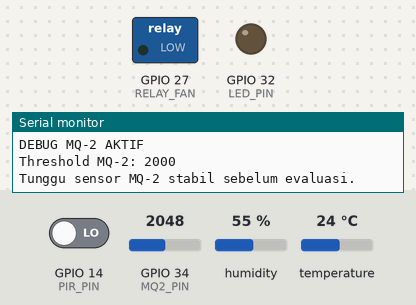
This sketch was run on a simulated ESP32. On the bench: switched loads named in the sketch (green lamp = pin HIGH), output pins drawn as LEDs (lit = HIGH), the last lines printed to the serial monitor. The test bench sets the inputs (shaded band); at power-on: temperature 24 °C, GPIO 14 (PIR_PIN) LOW, GPIO 34 (MQ2_PIN) = 2048, humidity 55 % (analog values on the 0–4095 scale). WiFi joins after 1.5 s; servers stay silent unless stated; uploads are accepted with an empty reply.

Above: at 2.7 s.
2.8 s: temperature set to 30.4 °C
6.6 s: temperature set to 31.8 °C
At 10.5 s:
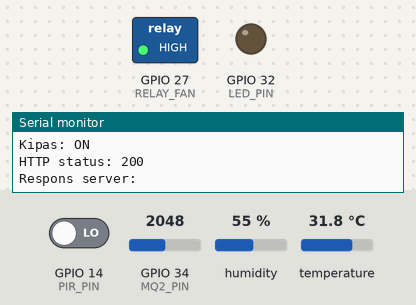
11.6 s: GPIO 14 (PIR_PIN) driven HIGH
At 12.8 s:
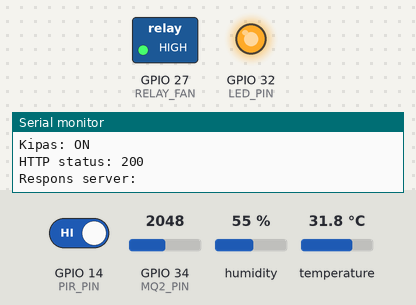
13.1 s: temperature set to 12 °C
At 15.5 s:
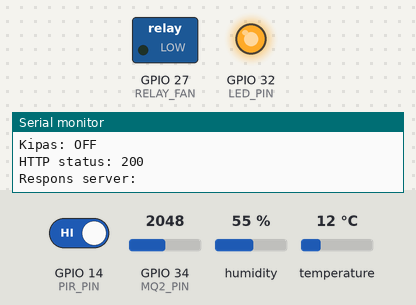
26.6 s: GPIO 14 (PIR_PIN) driven LOW
At 26.9 s:
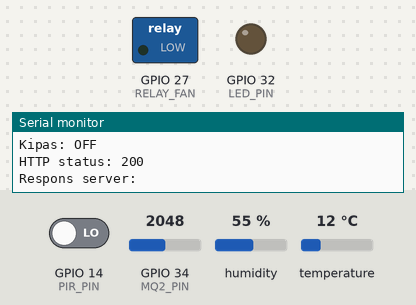
Timing chart, 0 to 29.1 s (numbered marks = the images above; inputs shaded):
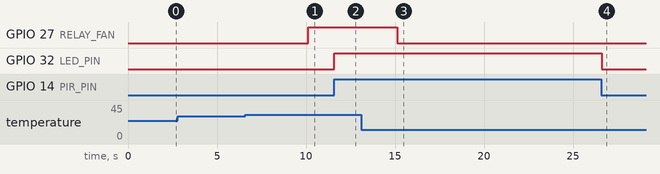

The sketch:

smart-server-room.ino
```cpp
#include <WiFi.h>
#include <HTTPClient.h>
#include <DHT.h>

// =========================
// WIFI DAN SERVER FLASK
// =========================
const char* WIFI_SSID = "Togar";
const char* WIFI_PASSWORD = "@Togar1234560987";
const char* SERVER_URL = "http://192.168.0.104:5000/api/data";

// =========================
// PIN ESP32 WROOM
// =========================
const int PIR_PIN = 14;
const int LED_PIN = 32;
const int DHT_PIN = 25;
const int RELAY_FAN = 27;
const int MQ2_PIN = 34;

// =========================
// DHT22
// =========================
#define DHTTYPE DHT22
DHT dht(DHT_PIN, DHTTYPE);

// =========================
// KIPAS
// =========================
const float FAN_ON_TEMP = 31.0;
const int RELAY_ON = HIGH;
const int RELAY_OFF = LOW;
bool fanIsOn = false;

// =========================
// SENSOR MQ-2
// =========================
const int SMOKE_THRESHOLD = 2000;

// Jumlah sampel untuk meratakan nilai ADC
const int MQ2_SAMPLES = 10;

// =========================
// TIMER SENSOR
// =========================
unsigned long lastRead = 0;
const unsigned long INTERVAL = 5000;

// =========================
// WIFI
// =========================
void connectWiFi() {
  WiFi.mode(WIFI_STA);
  WiFi.begin(WIFI_SSID, WIFI_PASSWORD);

  Serial.print("Menghubungkan ke WiFi");

  int attempts = 0;

  while (WiFi.status() != WL_CONNECTED && attempts < 30) {
    delay(500);
    Serial.print(".");
    attempts++;
  }

  Serial.println();

  if (WiFi.status() == WL_CONNECTED) {
    Serial.println("WiFi berhasil terhubung");
    Serial.print("IP ESP32: ");
    Serial.println(WiFi.localIP());
  } else {
    Serial.println("WiFi gagal terhubung");
  }
}

// =========================
// PEMBACAAN MQ-2
// =========================
int readMQ2() {
  long total = 0;

  for (int i = 0; i < MQ2_SAMPLES; i++) {
    total += analogRead(MQ2_PIN);
    delay(10);
  }

  return total / MQ2_SAMPLES;
}

// =========================
// KIRIM DATA KE FLASK
// =========================
void sendData(
  float temperature,
  float humidity,
  int fanStatus,
  int motionStatus,
  int smokeValue,
  int smokeStatus
) {

  if (WiFi.status() != WL_CONNECTED) {
    Serial.println("WiFi terputus, data tidak terkirim");
    return;
  }

  WiFiClient client;
  HTTPClient http;

  http.setTimeout(5000);

  if (!http.begin(client, SERVER_URL)) {
    Serial.println("Gagal memulai koneksi HTTP");
    return;
  }

  http.addHeader("Content-Type", "application/json");

  String json = "{";
  json += "\"suhu\":" + String(temperature, 1) + ",";
  json += "\"kelembapan\":" + String(humidity, 1) + ",";
  json += "\"kipas\":" + String(fanStatus) + ",";
  json += "\"gerakan\":" + String(motionStatus) + ",";
  json += "\"nilai_asap\":" + String(smokeValue) + ",";
  json += "\"asap\":" + String(smokeStatus);
  json += "}";

  int httpCode = http.POST(json);

  Serial.print("HTTP status: ");
  Serial.println(httpCode);

  if (httpCode > 0) {
    Serial.print("Respons server: ");
    Serial.println(http.getString());
  } else {
    Serial.print("Gagal mengirim: ");
    Serial.println(http.errorToString(httpCode));
  }

  http.end();
}

// =========================
// SETUP
// =========================
void setup() {
  Serial.begin(115200);

  pinMode(PIR_PIN, INPUT);
  pinMode(LED_PIN, OUTPUT);
  pinMode(RELAY_FAN, OUTPUT);
  pinMode(MQ2_PIN, INPUT);

  digitalWrite(LED_PIN, LOW);
  digitalWrite(RELAY_FAN, RELAY_OFF);

  analogReadResolution(12);

  // Rentang ADC ESP32
  // Membantu pembacaan analog pada GPIO34
  analogSetPinAttenuation(MQ2_PIN, ADC_11db);

  dht.begin();
  connectWiFi();

  Serial.println();
  Serial.println("==============================");
  Serial.println("MONITORING RUANG SERVER");
  Serial.println("PIR + LED + DHT22 + KIPAS + MQ-2");
  Serial.println("==============================");

  Serial.println("DEBUG MQ-2 AKTIF");
  Serial.print("Threshold MQ-2: ");
  Serial.println(SMOKE_THRESHOLD);
  Serial.println("Tunggu sensor MQ-2 stabil sebelum evaluasi.");
}

// =========================
// LOOP
// =========================
void loop() {

  // LED mengikuti status PIR
  int motion = digitalRead(PIR_PIN);
  digitalWrite(LED_PIN, motion == HIGH ? HIGH : LOW);

  unsigned long currentMillis = millis();

  if (currentMillis - lastRead >= INTERVAL) {
    lastRead = currentMillis;

    // =====================
    // BACA SENSOR
    // =====================
    float humidity = dht.readHumidity();
    float temperature = dht.readTemperature();

    int smokeValue = readMQ2();

    Serial.println();
    Serial.println("==============================");
    Serial.println("HASIL PEMBACAAN SENSOR");
    Serial.println("==============================");

    // =====================
    // PIR
    // =====================
    Serial.print("Gerakan: ");
    Serial.println(
      motion == HIGH ? "TERDETEKSI" : "TIDAK ADA"
    );

    // =====================
    // MQ-2 DEBUG
    // =====================
    Serial.println("--- DEBUG MQ-2 ---");

    Serial.print("Nilai analog MQ-2 : ");
    Serial.println(smokeValue);

    Serial.print("Threshold         : ");
    Serial.println(SMOKE_THRESHOLD);

    Serial.print("Selisih threshold : ");
    Serial.println(smokeValue - SMOKE_THRESHOLD);

    int smokeStatus =
      (smokeValue >= SMOKE_THRESHOLD) ? 1 : 0;

    Serial.print("Status asap       : ");

    if (smokeStatus == 1) {
      Serial.println("TERDETEKSI");
    } else {
      Serial.println("TIDAK TERDETEKSI");
    }

    Serial.println("------------------");

    // =====================
    // DHT22
    // =====================
    if (isnan(humidity) || isnan(temperature)) {
      Serial.println("Gagal membaca DHT22");
      Serial.println("Pengiriman data dilewati");
      return;
    }

    Serial.print("Suhu: ");
    Serial.print(temperature);
    Serial.println(" C");

    Serial.print("Kelembapan: ");
    Serial.print(humidity);
    Serial.println(" %");

    // =====================
    // KIPAS OTOMATIS
    // =====================
    fanIsOn = (temperature >= FAN_ON_TEMP);

    digitalWrite(
      RELAY_FAN,
      fanIsOn ? RELAY_ON : RELAY_OFF
    );

    Serial.print("Kipas: ");
    Serial.println(fanIsOn ? "ON" : "OFF");

    // =====================
    // KIRIM KE FLASK
    // =====================
    sendData(
      temperature,
      humidity,
      fanIsOn ? 1 : 0,
      motion,
      smokeValue,
      smokeStatus
    );
  }

  if (WiFi.status() != WL_CONNECTED) {
    WiFi.reconnect();
  }
}
```

Measured:
- the behaviour switches between 30.9 and 31 °C on temperature (found by bisection; images 0 and 1)
- after the input at 6.6 s, GPIO 27 (RELAY_FAN): LOW → HIGH after 3.5 s
- after the input at 11.6 s, GPIO 32 (LED_PIN): LOW → HIGH at once
- after the input at 13.1 s, GPIO 27 (RELAY_FAN): HIGH → LOW after 2.0 s
- after the input at 26.6 s, GPIO 32 (LED_PIN): HIGH → LOW at once
